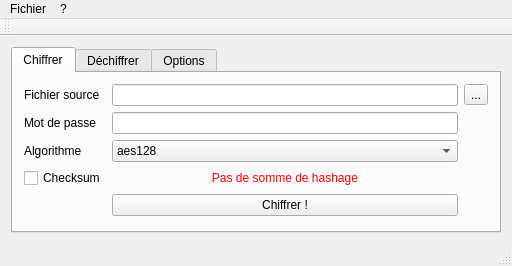
<?xml version="1.0" encoding="UTF-8"?>
<ui version="4.0">
 <class>MainWindow</class>
 <widget class="QMainWindow" name="MainWindow">
  <property name="geometry">
   <rect>
    <x>0</x>
    <y>0</y>
    <width>512</width>
    <height>258</height>
   </rect>
  </property>
  <property name="windowTitle">
   <string>Encipher-me</string>
  </property>
  <widget class="QWidget" name="centralWidget">
   <layout class="QVBoxLayout" name="verticalLayout">
    <item>
     <widget class="QTabWidget" name="tabWidget">
      <property name="currentIndex">
       <number>0</number>
      </property>
      <widget class="QWidget" name="tab_1">
       <attribute name="title">
        <string>Chiffrer</string>
       </attribute>
       <layout class="QGridLayout" name="gridLayout">
        <item row="0" column="0">
         <widget class="QLabel" name="label">
          <property name="text">
           <string>Fichier source</string>
          </property>
         </widget>
        </item>
        <item row="2" column="0">
         <widget class="QLabel" name="label_2">
          <property name="text">
           <string>Algorithme</string>
          </property>
         </widget>
        </item>
        <item row="0" column="1">
         <widget class="QLineEdit" name="filesToEncipher">
          <property name="text">
           <string/>
          </property>
          <property name="echoMode">
           <enum>QLineEdit::Normal</enum>
          </property>
          <property name="readOnly">
           <bool>true</bool>
          </property>
         </widget>
        </item>
        <item row="0" column="2">
         <widget class="QToolButton" name="browseForFileToEncipher">
          <property name="text">
           <string>...</string>
          </property>
         </widget>
        </item>
        <item row="2" column="1">
         <widget class="QComboBox" name="comboBoxCipherToEncipher">
          <property name="currentIndex">
           <number>0</number>
          </property>
          <item>
           <property name="text">
            <string>aes128</string>
           </property>
          </item>
          <item>
           <property name="text">
            <string>aes256</string>
           </property>
          </item>
         </widget>
        </item>
        <item row="1" column="1">
         <widget class="QLineEdit" name="passwordToEncipherWith">
          <property name="echoMode">
           <enum>QLineEdit::Password</enum>
          </property>
         </widget>
        </item>
        <item row="1" column="0">
         <widget class="QLabel" name="label_3">
          <property name="text">
           <string>Mot de passe</string>
          </property>
         </widget>
        </item>
        <item row="4" column="1">
         <widget class="QPushButton" name="encipher">
          <property name="text">
           <string>Chiffrer !</string>
          </property>
         </widget>
        </item>
        <item row="3" column="0">
         <widget class="QCheckBox" name="checksumCheckboxToMake">
          <property name="text">
           <string>Checksum</string>
          </property>
         </widget>
        </item>
        <item row="3" column="1">
         <widget class="QLabel" name="checksumCreationState">
          <property name="styleSheet">
           <string notr="true">color:red</string>
          </property>
          <property name="text">
           <string>Pas de somme de hashage</string>
          </property>
          <property name="alignment">
           <set>Qt::AlignCenter</set>
          </property>
         </widget>
        </item>
       </layout>
      </widget>
      <widget class="QWidget" name="tab_2">
       <attribute name="title">
        <string>Déchiffrer</string>
       </attribute>
       <layout class="QGridLayout" name="gridLayout_2">
        <item row="2" column="0">
         <widget class="QLabel" name="label_6">
          <property name="text">
           <string>Algorithme</string>
          </property>
         </widget>
        </item>
        <item row="1" column="0">
         <widget class="QLabel" name="label_5">
          <property name="text">
           <string>Mot de passe</string>
          </property>
         </widget>
        </item>
        <item row="1" column="2">
         <widget class="QLineEdit" name="passwordToDecipherWith">
          <property name="echoMode">
           <enum>QLineEdit::Password</enum>
          </property>
         </widget>
        </item>
        <item row="0" column="3">
         <widget class="QToolButton" name="browseForFileToDecipher">
          <property name="text">
           <string>...</string>
          </property>
         </widget>
        </item>
        <item row="0" column="2">
         <widget class="QLineEdit" name="filesToDecipher">
          <property name="readOnly">
           <bool>true</bool>
          </property>
         </widget>
        </item>
        <item row="0" column="0">
         <widget class="QLabel" name="label_4">
          <property name="text">
           <string>Fichier source</string>
          </property>
         </widget>
        </item>
        <item row="4" column="2">
         <widget class="QPushButton" name="decipher">
          <property name="text">
           <string>Déchiffrer !</string>
          </property>
         </widget>
        </item>
        <item row="3" column="2">
         <widget class="QLineEdit" name="checksumFilesToCheck">
          <property name="enabled">
           <bool>false</bool>
          </property>
          <property name="readOnly">
           <bool>true</bool>
          </property>
         </widget>
        </item>
        <item row="3" column="0">
         <widget class="QCheckBox" name="checksumCheckboxToCheck">
          <property name="text">
           <string>Checksum</string>
          </property>
         </widget>
        </item>
        <item row="3" column="3">
         <widget class="QToolButton" name="browseForChecksum">
          <property name="enabled">
           <bool>false</bool>
          </property>
          <property name="text">
           <string>...</string>
          </property>
         </widget>
        </item>
        <item row="2" column="2">
         <widget class="QComboBox" name="comboBoxCipherToDecipher">
          <property name="currentIndex">
           <number>0</number>
          </property>
          <item>
           <property name="text">
            <string>aes128</string>
           </property>
          </item>
          <item>
           <property name="text">
            <string>aes256</string>
           </property>
          </item>
         </widget>
        </item>
       </layout>
      </widget>
      <widget class="QWidget" name="tab_3">
       <attribute name="title">
        <string>Options</string>
       </attribute>
      </widget>
     </widget>
    </item>
   </layout>
  </widget>
  <widget class="QMenuBar" name="menuBar">
   <property name="geometry">
    <rect>
     <x>0</x>
     <y>0</y>
     <width>512</width>
     <height>21</height>
    </rect>
   </property>
   <widget class="QMenu" name="menuFichier">
    <property name="title">
     <string>Fichier</string>
    </property>
    <addaction name="actionNouveau"/>
    <addaction name="separator"/>
    <addaction name="actionQuitter"/>
   </widget>
   <widget class="QMenu" name="menu">
    <property name="title">
     <string>?</string>
    </property>
    <addaction name="actionAide"/>
    <addaction name="actionA_propos"/>
   </widget>
   <addaction name="menuFichier"/>
   <addaction name="menu"/>
  </widget>
  <widget class="QToolBar" name="mainToolBar">
   <attribute name="toolBarArea">
    <enum>TopToolBarArea</enum>
   </attribute>
   <attribute name="toolBarBreak">
    <bool>false</bool>
   </attribute>
  </widget>
  <widget class="QStatusBar" name="statusBar"/>
  <action name="actionNouveau">
   <property name="text">
    <string>Effacer</string>
   </property>
   <property name="shortcut">
    <string>Ctrl+N</string>
   </property>
  </action>
  <action name="actionQuitter">
   <property name="text">
    <string>Quitter</string>
   </property>
   <property name="shortcut">
    <string>Ctrl+Q</string>
   </property>
  </action>
  <action name="actionAide">
   <property name="text">
    <string>Aide</string>
   </property>
  </action>
  <action name="actionA_propos">
   <property name="text">
    <string>A propos</string>
   </property>
  </action>
 </widget>
 <layoutdefault spacing="6" margin="11"/>
 <resources/>
 <connections/>
</ui>
